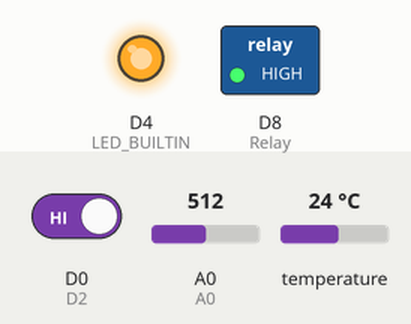
The sketch below on a simulated ESP8266 (Wemos D1 mini). On the bench: switched loads named in the sketch (green lamp = pin HIGH), output pins drawn as LEDs (lit = HIGH, except the on-board LED, lit = LOW). The test bench sets the inputs (shaded band); at power-on: D0 (D2) HIGH, A0 = 512, temperature 24 °C. WiFi joins after 1.5 s; servers stay silent unless stated; no MQTT or app messages arrive unless stated; what the sketch prints to the serial monitor is not drawn.

Above: at 2.7 s.
2.8 s: D0 (D2) driven LOW
At 7.8 s:
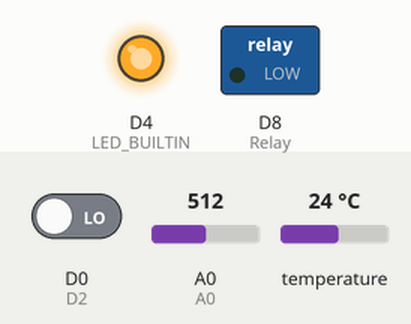
9.2 s: D0 (D2) driven HIGH
At 14.0 s:
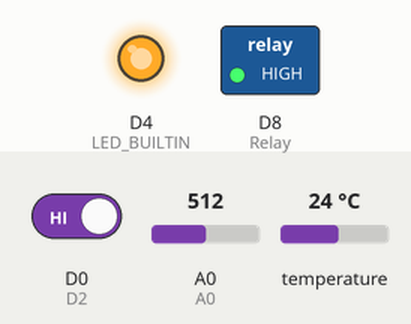
Timing chart, 0 to 15.5 s (numbered marks = the images above; inputs shaded):
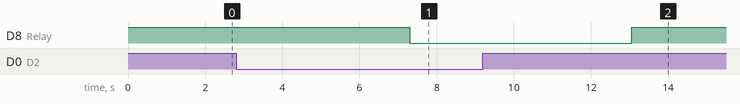

The sketch:

Wemos_MQTT.ino
```cpp
#include <DS18B20.h>
#include <ESP8266WiFi.h>
#include <PubSubClient.h>
#define D0 3
#define RX 3
#define D1 1
#define TX 1
#define D2 16
#define D3 5
#define SCL 5
#define D4 4
#define SDA 4
#define D5 14
#define SCK 14
#define D6 12
#define MISO 12
#define D7 13
#define MOSI 13
#define D8 0
#define D9 2
#define TX1 2
#define D10 15
#define D11 13
#define D12 12
#define D13 14
#define D14 4
#define D15 5
#define SS 15
#define A0 17
#define MQ2 D2
#define Relay D10
const char* ssid = "Fatfatpig";               //WIFI-SSID
const char* password = "h990611.";            //WIFI-PASSWD
const char* mqttServer = "192.168.1.101";     //Host
const long mqttPort = 1883;                    //PORT
const char* TOPIC = "一号机";                   //TOPIC
const char* client_id = "Wemos";              //DEVICE-ID

WiFiClient espClient;                         //声明类WIFIClien的对象，该对象允许建立到特点ip和端口的连接
PubSubClient client(espClient);               //声明类PubSubClient的对象，接受先前定义的WiFiClient 作为构造函数的输入
DS18B20 ds(D14);                              //声明类DS18B20的对象，初始化D14引脚

/*
void callback(char* topic, byte* payload, unsigned int length) {
  Serial.print("Message arrived [");
  Serial.print(topic);
  Serial.print("] ");
  for (int i = 0; i < length; i++) {
    Serial.print((char)payload[i]);
  }//串口打印出收到的信息
  Serial.println();

  // 如果收到1作为第一个字符，则打开LED
  if ((char)payload[0] == '1') {
    digitalWrite(BUILTIN_LED, LOW);   // 这里他说接受的‘1’就打开灯 但是我在用的时候 接收到0才会打开  这一行的‘LOW’和下面的‘HIGH’应该换下位置，下面也说了 ESP-01是这样的
    // but actually the LED is on; this is because
    // it is active low on the ESP-01)
  } else {
    digitalWrite(BUILTIN_LED, HIGH);  // Turn the LED off by making the voltage HIGH
  }

}
*/

void reconnect()
{
  while (!client.connected()) {
    Serial.print("Attempting MQTT connection...");
    // Attempt to connect
    if (client.connect(client_id))
    {
      Serial.println("connected");


    }
    else
    {
      Serial.print("failed, rc=");
      Serial.print(client.state());
      Serial.println(" try again in 5 seconds");
      // Wait 5 seconds before retrying
      delay(5000);
    }
  }
}

void setup()
{
  // put your setup code here, to run once:
     Serial.begin(115200);                  //设置串口频率
     pinMode(D14,INPUT);
     pinMode(MQ2,INPUT);
     pinMode(A0,INPUT);
     pinMode(Relay,OUTPUT);
     pinMode(LED_BUILTIN,OUTPUT);
     digitalWrite(Relay,HIGH);

     WiFi.begin(ssid, password);            //连接WIFI
     while (WiFi.status() != WL_CONNECTED)
     {
          delay(500);
          Serial.print("Connecting to WiFi…");
     }
     Serial.println("Connected to the WiFi network");

     client.setServer(mqttServer, mqttPort);    //指定MQTT服务器的IP和端口


     while (!client.connected())              //连接MQTT
     {
     Serial.println("Connecting to MQTT...");

     if (client.connect("ESP8266Client"))
     {
         Serial.println("connected");

     }
     else
     {

        Serial.print("failed with state ");
        Serial.print(client.state());
        delay(2000);

     }


    }
}
void loop()
{
  // put your main code here, to run repeatedly:
     char msg[10] = {};
     if (!client.connected())
     {
        reconnect();
     }
     client.loop();

     int mq2_flag = digitalRead(MQ2);
     int mq2ppm = 9.67 * analogRead(A0);
     double tempc;

     if(mq2_flag == 0)
     {

          digitalWrite(Relay, LOW);
     }

     else
          digitalWrite(Relay, HIGH);


     while (ds.selectNext())
     {
        tempc = ds.getTempC();
        snprintf (msg, sizeof(float) + sizeof(int),"%d %.2f",mq2ppm,tempc);
     }


     Serial.print("温度：");
     Serial.print(tempc);
     Serial.println("℃");
     Serial.print("烟雾浓度：");
     Serial.print(mq2ppm);
     Serial.println("PPM");

     client.publish(TOPIC,msg);
     delay(5000);
}
```

Measured:
- after the input at 2.8 s, D8 (Relay): HIGH → LOW after 4.5 s
- after the input at 9.2 s, D8 (Relay): LOW → HIGH after 3.9 s
